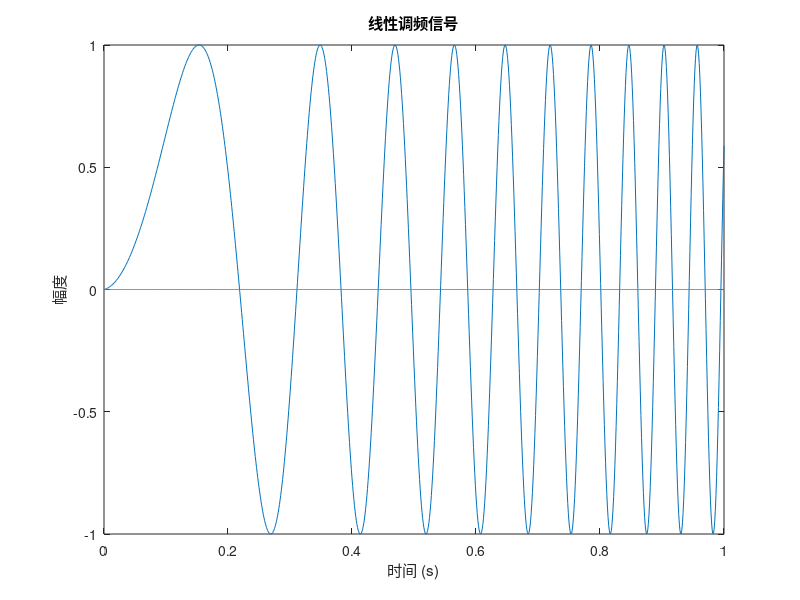

This chart was generated by the following MATLAB code:
clear all;clc
% x=-10:0.01:10;
% y1=sin(2*x)+sin(3*x);
% y2=0*x;
% plot(x,y1,x,y2);
% 定义参数
Fs = 1000;          % 采样频率
T = 1;              % 信号持续时间
t = 0:1/Fs:T;       % 时间向量
f0 = 0.1;            % 起始频率
delta_f = 10;        % 频率变化率

% 生成线性调频信号
x = sin(2*pi*(f0 + delta_f*t).*t);
x1=0*t;
% 绘制信号图像
plot(t, x,t,x1);
xlabel('时间 (s)');
ylabel('幅度');
title('线性调频信号');